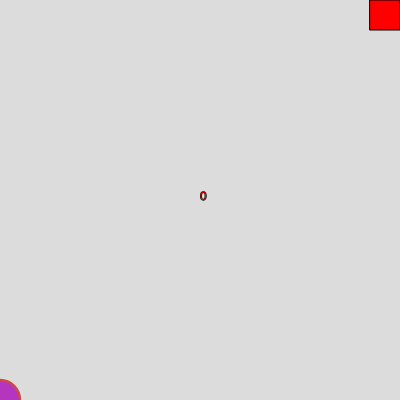
Frame 1 (no input)
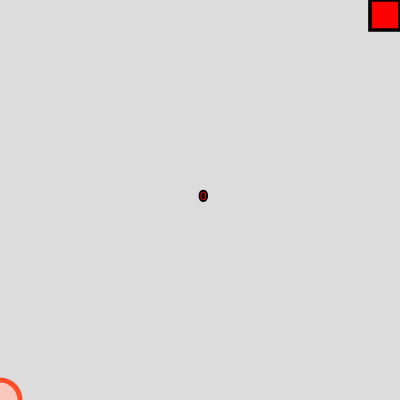
Frame 60 (no input)
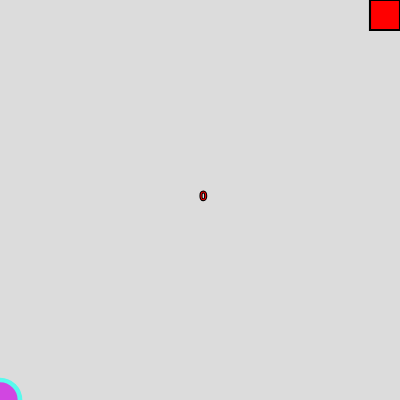
Frame 120 (the mouse pressed at the canvas centre since frame 60)

The p5.js sketch that drew these frames (run headless with seeded random() and noise() and a simulated clock; from frame 60 on, the mouse is pressed at the canvas centre):

// p5.js sketch
// ── sketch.js
var player;
var s;
//var b;
function setup() {
  createCanvas(400, 400);
  player = new Ball();
  s = 0.0;
  //b = true;
}

function draw() {
  background(220);
  fill("red");
  stroke("black");
  //figure out how to make it onle work once
  text(s, 200, 200);
  square(370, 0, 30);
  player.display();
  if(keyIsDown(32) /*&& b*/){
    player.move();
  }
}

function Ball(mx, my){
  this.loc = createVector(0,400);
  this.diameter = 40;
  this.speed = createVector(1, -1);
  
  this.move = function(){
    this.loc.add(this.speed);
    this.speed.x = 1.08*this.speed.x;
    this.speed.y = 1.08*this.speed.y;
    if(this.loc.x > 400 || this.loc.y > 400 || this.loc.x < 0 || this.loc.y < 0){
      this.speed = createVector(1, -1);
      this.loc.x = 1;
      this.loc.y = 400;
    }
  };
  this.display = function(){
    fill(random(0,255), random(0,255), random(0,255));
    strokeWeight(random(1,5));
    stroke(random(0,255),random(0,255),random(0,255));
    ellipse(this.loc.x, this.loc.y, this.diameter, this.diameter);
  };
}

function keyReleased(){
  s = 100-4-floor(((sqrt(pow(400-player.loc.x, 2)+pow(player.loc.y, 2))-player.diameter)/565)*100);
  //b = false;
  player = new Ball();
}
